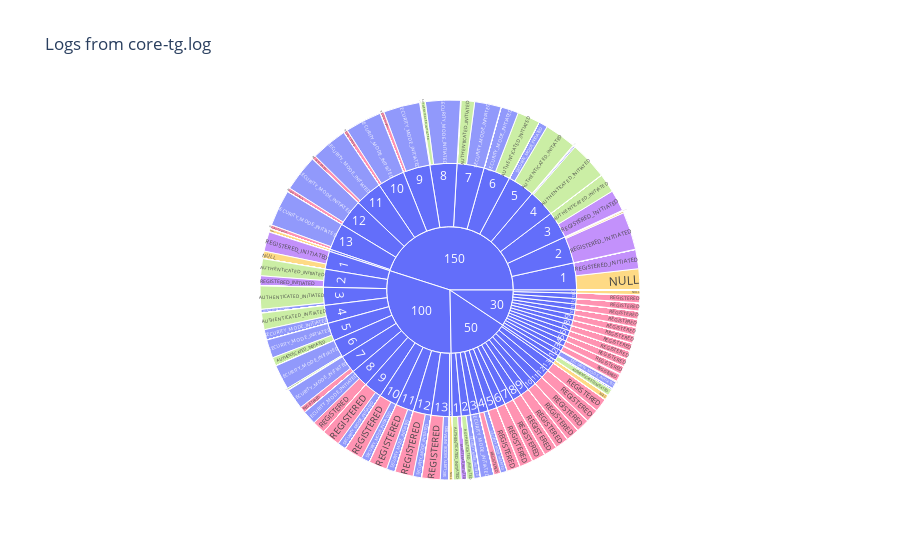
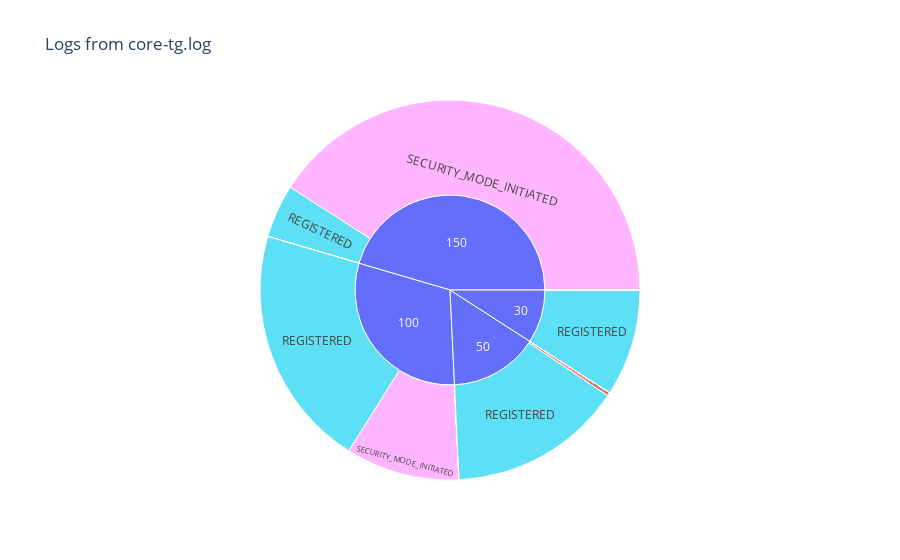

Source (notebook cell) for these figures, in order:
### Code cell
from pyspark.sql.window import Window

def to_long(df, by):
    """ Transposes the key pair values from the json file to a long format """
    # Source: https://stackoverflow.com/questions/37864222/transpose-column-to-row-with-spark
    # TODO: for Spark >= 3.4 use the built-in melt function
    # logs_df.melt(
    #     ids=["id"], values=json_columns,
    #     variableColumnName="key", valueColumnName="val"
    # )

    # Filter dtypes and split into column names and type description
    cols, dtypes = zip(*((c, t) for (c, t) in df.dtypes if c not in by))
    # Spark SQL supports only homogeneous columns
    assert len(set(dtypes)) == 1, "All columns have to be of the same type"

    # Create and explode an array of (column_name, column_value) structs
    kvs = explode(array([
      struct(lit(c).alias("key"), col(c).alias("val")) for c in cols
    ])).alias("kvs")

    return df.select(by + [kvs]).select(by + ["kvs.key", "kvs.val"])

schema = StructType([
  StructField('NULL', IntegerType(), True),
  StructField('DEREGISTERED', IntegerType(), True),
  StructField('REGISTERED_INITIATED', IntegerType(), True),
  StructField('REGISTERED', IntegerType(), True),
  StructField('DEREGISTERED_INITIATED', IntegerType(), True),
  StructField('SERVICE_REQUEST_INITIATED', IntegerType(), True),
  StructField('AUTHENTICATED_INITIATED', IntegerType(), True),
  StructField('AUTHENTICATED', IntegerType(), True),
  StructField('SECURITY_MODE_INITIATED', IntegerType(), True),
  StructField('SECURITY_MODE_COMPLETED', IntegerType(), True)
])
core_tg_log_pattern = r'(\{.+\})'
logs_df = spark.read.option("basePath", "../ansible/.results").text("../ansible/.results/kpps=*/tool=runqlat/core-tg.log").withColumn('id', monotonically_increasing_id())
# For each monotonically increasing id, per kpps value convert id to numeric index

logs_df = logs_df.select('id', 'kpps', regexp_extract('value', core_tg_log_pattern, 1).alias('value'))
logs_df = logs_df.select('id', 'kpps', from_json('value', schema).alias('value'))
logs_df = logs_df.select('id', 'kpps', 'value.*')

logs_df = to_long(logs_df, ["id", "kpps"])
logs_df = logs_df.withColumn('value', logs_df['val'].cast(IntegerType()))

# Get max value for each kpps value and subtract from the current value to get the difference
# This is to get the difference between the current value and the previous value
logs_df = logs_df.withColumn("min", min("id").over(Window.partitionBy("kpps")))
logs_df = logs_df.withColumn("diff", logs_df["id"] - logs_df["min"])
logs_df.show()


# Draw category plot using plotly
logs_df_fig = px.sunburst(logs_df.orderBy(col('id')).toPandas(), path=['kpps', 'diff', 'key'], values='value',
                  color='key', hover_data=['value'],
                  title="Logs from core-tg.log")
logs_df_fig.show()

# Draw last value only diff = 13
logs_df_fig = px.sunburst(logs_df.filter(col('diff') == 13).orderBy(col('id')).toPandas(), path=['kpps', 'key'], values='value',
                  color='key', hover_data=['value'],
                  title="Logs from core-tg.log")

logs_df_fig.show()

### Figure 1 — Plotly figure (JSON) as saved in the notebook; plotly's stock layout.template omitted (floating-point values rounded to 4 significant figures; data arrays with more than 128 entries replaced by an {"elided": "..."} marker saying what was removed)
{"data": [{"branchvalues": "total", "customdata": {"elided": "620x2 mixed values"}, "domain": {"x": [0, 1], "y": [0, 1]}, "hovertemplate": "labels=%{label}<br>value=%{customdata[0]}<br>parent=%{parent}<br>id=%{id}<br>key=%{customdata[1]}<extra></extra>", "ids": {"elided": "620 str values"}, "labels": {"elided": "620 str values"}, "marker": {"colors": {"elided": "620 str values"}}, "name": "", "parents": {"elided": "620 str values"}, "type": "sunburst", "values": {"elided": "620 int values"}}], "layout": {"legend": {"tracegroupgap": 0}, "title": {"text": "Logs from core-tg.log"}}}

### Figure 2 — Plotly figure (JSON) as saved in the notebook; plotly's stock layout.template omitted (floating-point values rounded to 4 significant figures)
{"data": [{"branchvalues": "total", "customdata": [[0, "NULL"], [0, "REGISTERED_INITIATED"], [0, "AUTHENTICATED_INITIATED"], [0, "SERVICE_REQUEST_INITIATED"], [0, "NULL"], [0, "AUTHENTICATED_INITIATED"], [0, "SERVICE_REQUEST_INITIATED"], [0, "REGISTERED_INITIATED"], [0, "DEREGISTERED"], [49, "REGISTERED"], [0, "AUTHENTICATED"], [0, "SECURITY_MODE_COMPLETED"], [32, "SECURITY_MODE_INITIATED"], [0, "REGISTERED_INITIATED"], [0, "AUTHENTICATED_INITIATED"], [0, "DEREGISTERED_INITIATED"], [0, "SECURITY_MODE_COMPLETED"], [30, "REGISTERED"], [0, "AUTHENTICATED"], [0, "DEREGISTERED"], [0, "SECURITY_MODE_INITIATED"], [0, "DEREGISTERED_INITIATED"], [15, "REGISTERED"], [0, "AUTHENTICATED"], [0, "DEREGISTERED_INITIATED"], [68, "REGISTERED"], [0, "AUTHENTICATED"], [0, "SECURITY_MODE_INITIATED"], [0, "SECURITY_MODE_COMPLETED"], [0, "NULL"], [0, "DEREGISTERED"], [0, "SERVICE_REQUEST_INITIATED"], [0, "SERVICE_REQUEST_INITIATED"], [0, "NULL"], [0, "DEREGISTERED"], [0, "SECURITY_MODE_COMPLETED"], [1, "REGISTERED_INITIATED"], [0, "DEREGISTERED_INITIATED"], [135, "SECURITY_MODE_INITIATED"], [0, "AUTHENTICATED_INITIATED"], [30, "(?)"], [50, "(?)"], [100, "(?)"], [150, "(?)"]], "domain": {"x": [0, 1], "y": [0, 1]}, "hovertemplate": "labels=%{label}<br>value=%{customdata[0]}<br>parent=%{parent}<br>id=%{id}<br>key=%{customdata[1]}<extra></extra>", "ids": ["50/NULL", "150/REGISTERED_INITIATED", "150/AUTHENTICATED_INITIATED", "50/SERVICE_REQUEST_INITIATED", "30/NULL", "100/AUTHENTICATED_INITIATED", "30/SERVICE_REQUEST_INITIATED", "100/REGISTERED_INITIATED", "150/DEREGISTERED", "50/REGISTERED", "50/AUTHENTICATED", "150/SECURITY_MODE_COMPLETED", "100/SECURITY_MODE_INITIATED", "30/REGISTERED_INITIATED", "30/AUTHENTICATED_INITIATED", "100/DEREGISTERED_INITIATED", "100/SECURITY_MODE_COMPLETED", "30/REGISTERED", "30/AUTHENTICATED", "100/DEREGISTERED", "50/SECURITY_MODE_INITIATED", "50/DEREGISTERED_INITIATED", "150/REGISTERED", "150/AUTHENTICATED", "30/DEREGISTERED_INITIATED", "100/REGISTERED", "100/AUTHENTICATED", "30/SECURITY_MODE_INITIATED", "50/SECURITY_MODE_COMPLETED", "150/NULL", "50/DEREGISTERED", "150/SERVICE_REQUEST_INITIATED", "100/SERVICE_REQUEST_INITIATED", "100/NULL", "30/DEREGISTERED", "30/SECURITY_MODE_COMPLETED", "50/REGISTERED_INITIATED", "150/DEREGISTERED_INITIATED", "150/SECURITY_MODE_INITIATED", "50/AUTHENTICATED_INITIATED", "30", "50", "100", "150"], "labels": ["NULL", "REGISTERED_INITIATED", "AUTHENTICATED_INITIATED", "SERVICE_REQUEST_INITIATED", "NULL", "AUTHENTICATED_INITIATED", "SERVICE_REQUEST_INITIATED", "REGISTERED_INITIATED", "DEREGISTERED", "REGISTERED", "AUTHENTICATED", "SECURITY_MODE_COMPLETED", "SECURITY_MODE_INITIATED", "REGISTERED_INITIATED", "AUTHENTICATED_INITIATED", "DEREGISTERED_INITIATED", "SECURITY_MODE_COMPLETED", "REGISTERED", "AUTHENTICATED", "DEREGISTERED", "SECURITY_MODE_INITIATED", "DEREGISTERED_INITIATED", "REGISTERED", "AUTHENTICATED", "DEREGISTERED_INITIATED", "REGISTERED", "AUTHENTICATED", "SECURITY_MODE_INITIATED", "SECURITY_MODE_COMPLETED", "NULL", "DEREGISTERED", "SERVICE_REQUEST_INITIATED", "SERVICE_REQUEST_INITIATED", "NULL", "DEREGISTERED", "SECURITY_MODE_COMPLETED", "REGISTERED_INITIATED", "DEREGISTERED_INITIATED", "SECURITY_MODE_INITIATED", "AUTHENTICATED_INITIATED", "30", "50", "100", "150"], "marker": {"colors": ["#636efa", "#EF553B", "#00cc96", "#ab63fa", "#636efa", "#00cc96", "#ab63fa", "#EF553B", "#FFA15A", "#19d3f3", "#FF6692", "#B6E880", "#FF97FF", "#EF553B", "#00cc96", "#FECB52", "#B6E880", "#19d3f3", "#FF6692", "#FFA15A", "#FF97FF", "#FECB52", "#19d3f3", "#FF6692", "#FECB52", "#19d3f3", "#FF6692", "#FF97FF", "#B6E880", "#636efa", "#FFA15A", "#ab63fa", "#ab63fa", "#636efa", "#FFA15A", "#B6E880", "#EF553B", "#FECB52", "#FF97FF", "#00cc96", "#636efa", "#636efa", "#636efa", "#636efa"]}, "name": "", "parents": ["50", "150", "150", "50", "30", "100", "30", "100", "150", "50", "50", "150", "100", "30", "30", "100", "100", "30", "30", "100", "50", "50", "150", "150", "30", "100", "100", "30", "50", "150", "50", "150", "100", "100", "30", "30", "50", "150", "150", "50", "", "", "", ""], "type": "sunburst", "values": [0, 0, 0, 0, 0, 0, 0, 0, 0, 49, 0, 0, 32, 0, 0, 0, 0, 30, 0, 0, 0, 0, 15, 0, 0, 68, 0, 0, 0, 0, 0, 0, 0, 0, 0, 0, 1, 0, 135, 0, 30, 50, 100, 150]}], "layout": {"legend": {"tracegroupgap": 0}, "title": {"text": "Logs from core-tg.log"}}}
